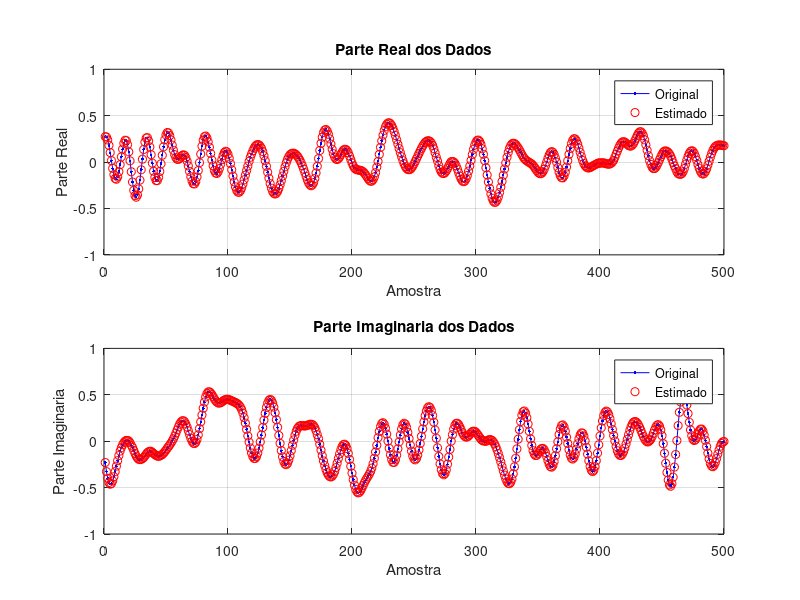
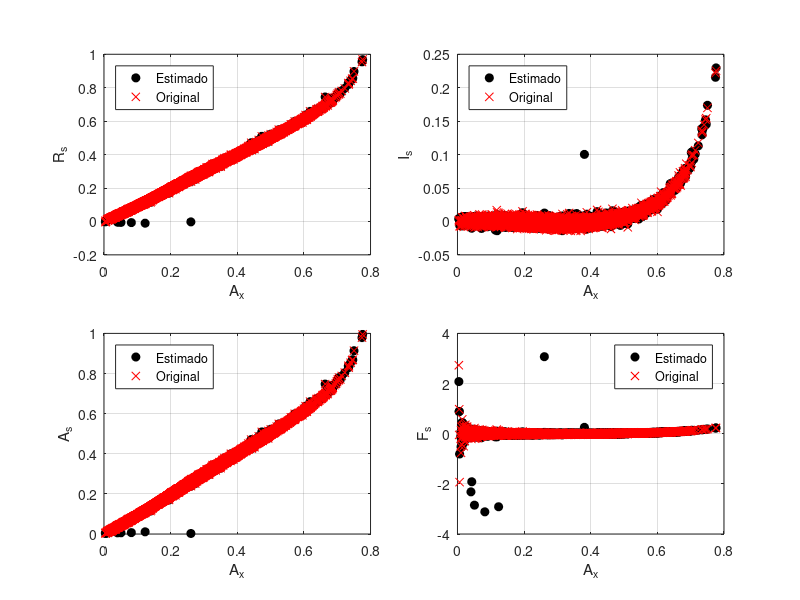
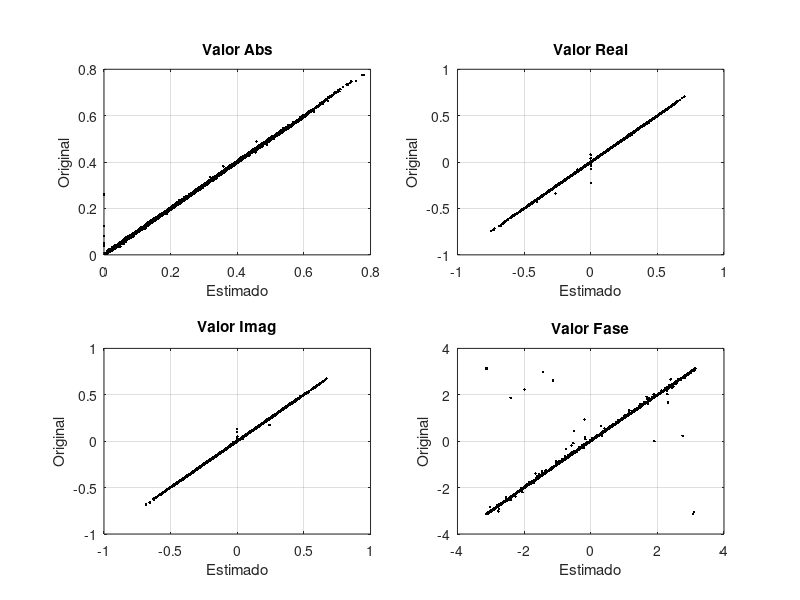

MATLAB code to generate these figures, in order:
function[] = Plotagens()
    close all
    var1=500;
    var2=0;
    passo1=1;
    
    load('Dados.mat','Dados_Entrada','Dados_Saida','M');
    load('Entradas_Estimadas.mat');
    load('Saida');
    load('data_LDMOS.mat','in_validation','out_validation');
    Fase = angle(in_validation(M+1:end));
    
for h=1
    figure('units','pixels','position',[0 0 1920 1080],'ToolBar','none','MenuBar','none')
        subplot(2,1,1)
        hold off
        real_out = real(Dados_Saida.*exp(1i*Fase));
        real_sai = real(Saida_complexa.*exp(1i*Fase));
        
        plot(real_out(1:end),'.-b');
        hold on
        plot(real_sai(1:end),'or');
        
        xlim([var2,var1]);
        ylim([-1,1]);
        legend('Original','Estimado')
        title('Parte Real dos Dados')
        ylabel('Parte Real')
        xlabel('Amostra')
        grid
%     figure(2)        
        subplot(2,1,2)    

        hold off
        imag_out = imag(Dados_Saida.*exp(1i*Fase));
        imag_sai = imag(Saida_complexa.*exp(1i*Fase));

        plot(imag_out(1:end),'.-b');
        hold on
        plot(imag_sai(1:end),'or');

        xlim([var2,var1]);
        legend('Original','Estimado')
        title('Parte Imaginaria dos Dados')
        ylabel('Parte Imaginaria')
        xlabel('Amostra')
        grid
        print('Figura1_inv','-depsc');
end

for h=1
    figure('units','pixels','position',[0 0 1920 1080],'ToolBar','none','MenuBar','none')
    %Valores 
        subplot(2,2,1)
        real_sai = real(Dados_Saida);
        abs_in = Dados_Entrada(:,1);
        real_out = real(Saida_complexa);
        plot(abs_in(1:passo1:end),real_out(1:passo1:end),'ok','MarkerFaceColor', 'k');
        hold on
        plot(abs_in(1:passo1:end),real_sai(1:passo1:end),'xr');
        
        legend('Estimado','Original','Location','northwest')
        title('')
        ylabel('R_{s}')
        xlabel('A_{x}')
        grid

%     figure(4)
        subplot(2,2,2)
        imag_sai = imag(Dados_Saida);
        abs_in = Dados_Entrada(:,1);
        imag_out = imag(Saida_complexa);
        plot(abs_in(1:passo1:end),imag_out(1:passo1:end),'ok','MarkerFaceColor', 'k');
        hold on
        plot(abs_in(1:passo1:end),imag_sai(1:passo1:end),'xr');

        legend('Estimado','Original','Location','northwest')
        title('')
        ylabel('I_{s}')
        xlabel('A_{x}')
        grid
        
%     figure(5)
        subplot(2,2,4)
        phas_sai = angle(Dados_Saida);
        abs_in = Dados_Entrada(:,1);
        phas_out = angle(Saida_complexa);
        plot(abs_in(1:passo1:end),phas_out(1:passo1:end),'ok','MarkerFaceColor', 'k');
        hold on
        plot(abs_in(1:passo1:end),phas_sai(1:passo1:end),'xr');
        
        legend('Estimado','Original')
        title('')
        ylabel('F_{s}')
        xlabel('A_{x}')
        grid
        
%     figure(6)
        subplot(2,2,3)
        abs_sai = abs(Dados_Saida);
        abs_in = Dados_Entrada(:,1);
        abs_out = abs(Saida_complexa);
        plot(abs_in(1:passo1:end),abs_out(1:passo1:end),'ok','MarkerFaceColor', 'k');
        hold on
        plot(abs_in(1:passo1:end),abs_sai(1:passo1:end),'xr');
        
        legend('Estimado','Original','Location','northwest')
        title('')
        ylabel('A_{s}')
        xlabel('A_{x}')
        grid
        print('Figura2_inv','-depsc');
end

for h=1
    figure('units','pixels','position',[0 0 1920 1080],'ToolBar','none','MenuBar','none')
        subplot(2,2,1)
        estim_abs = abs(Entradas_Estimadas);
        origi_abs = abs(out_validation);
        plot(estim_abs(1:passo1:end),origi_abs(1:passo1:end),'.k');
        
        title('Valor Abs')
        xlabel('Estimado')
        ylabel('Original')
        grid

        subplot(2,2,2)
        estim_real = real(Entradas_Estimadas);
        origi_real = real(out_validation);
        plot(estim_real(1:passo1:end),origi_real(1:passo1:end),'.k');
        
        title('Valor Real')
        xlabel('Estimado')
        ylabel('Original')
        grid
        
        subplot(2,2,3)
        estim_imag = imag(Entradas_Estimadas);
        origi_imag = imag(out_validation);
        plot(estim_imag(1:passo1:end),origi_imag(1:passo1:end),'.k');
        
        title('Valor Imag')
        xlabel('Estimado')
        ylabel('Original')
        grid
        
        subplot(2,2,4)
        estim_phase = angle(Entradas_Estimadas);
        origi_phase = angle(out_validation);
        plot(estim_phase(1:passo1:end),origi_phase(1:passo1:end),'.k');
        
        title('Valor Fase')
        xlabel('Estimado')
        ylabel('Original')
        grid
        print('Figura3_inv','-depsc');
end

end

